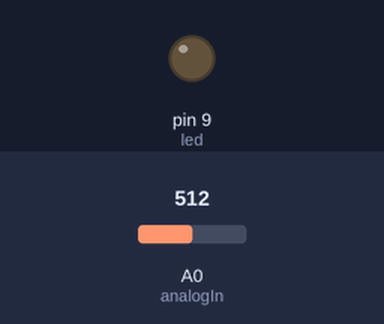
Bench run of a sketch on a simulated Arduino Uno, built with avr-gcc and run on an emulated ATmega328P. Shown: output pins drawn as LEDs (lit = HIGH). Inputs (shaded band) come from the test bench; at power-on: A0 (analogIn) = 512.

Above: at 1.2 s.
1.3 s: A0 (analogIn) set to 126
2.8 s: A0 (analogIn) set to 111
At 3.1 s:
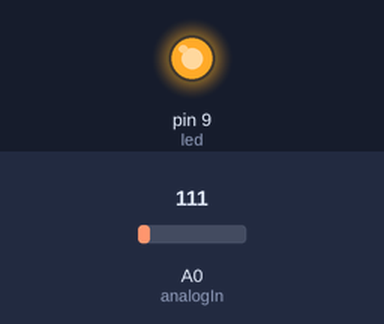
4.3 s: A0 (analogIn) set to 122
At 5.4 s:
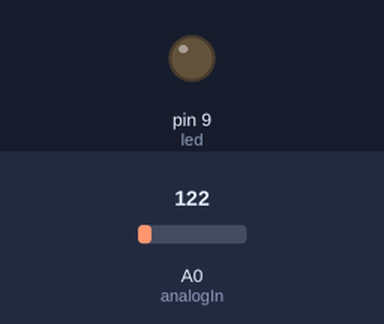
5.8 s: A0 (analogIn) set to 0
At 6.6 s:
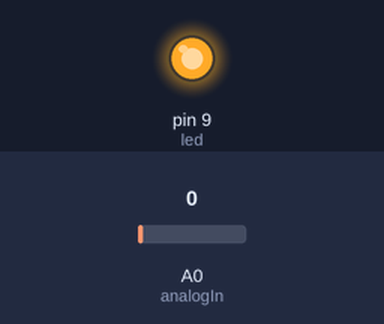
Timing chart, 0 to 8.3 s (numbered marks = the images above; inputs shaded):
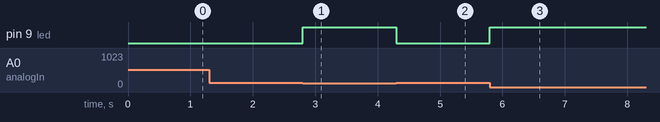

Measured:
- the behaviour switches between 120 and 119 on A0 (analogIn) (found by bisection; images 0 and 1)
- after the input at 1.3 s, every drawn part: stays the same
- after the input at 2.8 s, pin 9 (led): LOW → HIGH at once
- after the input at 4.3 s, pin 9 (led): HIGH → LOW at once
- after the input at 5.8 s, pin 9 (led): LOW → HIGH at once

The sketch:

automatic_light_switch.ino
```cpp
int analogIn = A0;
int led = 9;

void setup() {
  // put your setup code here, to run once:
pinMode(analogIn, INPUT);
pinMode(led, OUTPUT);
}

void loop() {
  // put your main code here, to run repeatedly:
int val = analogRead(analogIn);
if (val >= 120 && val <= 1023){
  digitalWrite(led, LOW);
}
else {
  digitalWrite(led, HIGH);
}
}
```
